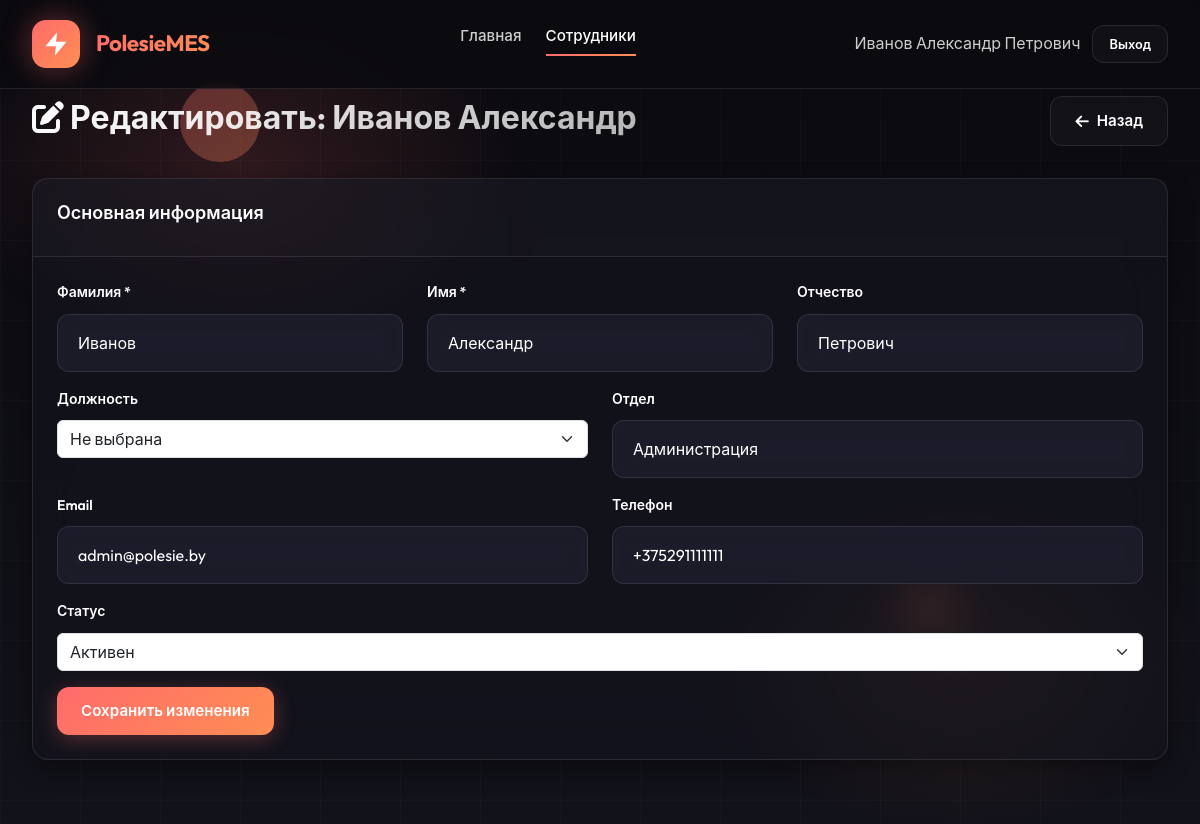
The app's page /modules/employees/edit.php?id=2 (signed in) with its own data.
### tables this page shows
CREATE TABLE staff (
    id INT AUTO_INCREMENT PRIMARY KEY,
    employee_code VARCHAR(20) UNIQUE NOT NULL,
    username VARCHAR(50) UNIQUE,
    password VARCHAR(255),
    first_name VARCHAR(50) NOT NULL,
    last_name VARCHAR(50) NOT NULL,
    middle_name VARCHAR(50),
    position_id INT,
    email VARCHAR(100),
    phone VARCHAR(20),
    department VARCHAR(100),
    role ENUM('admin', 'director', 'manager', 'operator', 'warehouse_keeper') NOT NULL,
    hire_date DATE,
    status ENUM('active', 'vacation', 'sick', 'terminated') DEFAULT 'active',
    is_active BOOLEAN DEFAULT TRUE,
    last_login TIMESTAMP NULL,
    created_at TIMESTAMP DEFAULT CURRENT_TIMESTAMP,
    updated_at TIMESTAMP DEFAULT CURRENT_TIMESTAMP ON UPDATE CURRENT_TIMESTAMP,
    FOREIGN KEY (position_id) REFERENCES dictionaries(id)
);

### includes/auth_functions.php (called while the page is built, shortened)
<?php
function isLoggedIn() {
    return true;
}
function hasRole($roles) {
    if (is_string($roles)) {
        $roles = [$roles];
    }
    if (isset($_SESSION['role']) && ($_SESSION['role'] === 'admin' || $_SESSION['role'] === 'director')) {
        return true;
    }
    return in_array($_SESSION['role'], $roles);
}

### includes/helpers.php (called while the page is built, shortened)
<?php
function e($string) {
    return htmlspecialchars($string ?? '', ENT_QUOTES, 'UTF-8');
}

### modules/employees/edit.php (the view, shortened to what this page needs)
<?php
require_once __DIR__ . '/../../includes/auth_functions.php';
require_once __DIR__ . '/../../includes/helpers.php';
$db = getDB();
$id = filter_input(INPUT_GET, 'id', FILTER_VALIDATE_INT);
$stmt = $db->prepare("SELECT * FROM staff WHERE id = ?");
$stmt->execute([$id]);
$employee = $stmt->fetch();
?>
<!DOCTYPE html>
<html lang="ru">
<head>
    <link href="https://cdn.jsdelivr.net/npm/bootstrap@5.3.0/dist/css/bootstrap.min.css" rel="stylesheet">
    <link href="https://cdnjs.cloudflare.com/ajax/libs/font-awesome/6.4.0/css/all.min.css" rel="stylesheet">
    <link rel="stylesheet" href="<?= APP_URL ?>/assets/css/common-style.css">
</head>
<body>
    <div class="particles-container"><div class="particle"></div><div class="particle"></div></div>
    <div class="glow-overlay"></div>
    <div class="grid-overlay"></div>
    <nav class="navbar">
        <a href="<?= APP_URL ?>" class="nav-brand">
            <div class="brand-logo"><svg viewBox="0 0 24 24"><path d="M13 2L3 14h9l-1 8 10-12h-9l1-8z"/></svg></div>
            <span class="brand-name">PolesieMES</span>
        </a>
        <ul class="nav-menu">
            <li><a href="<?= APP_URL ?>/modules/dashboard/index.php" class="nav-link">Главная</a></li>
            <?php if (hasRole('admin')): ?>
            <li><a href="index.php" class="nav-link active">Сотрудники</a></li>
            <?php endif; ?>
        </ul>
        <div class="user-menu">
            <span style="color: var(--text-secondary);"><?= e($_SESSION['full_name']) ?></span>
            <a href="<?= APP_URL ?>/modules/auth/logout.php" class="btn-logout">Выход</a>
        </div>
    </nav>
    <div class="main-content">
        <div class="page-header">
            <div class="page-title">
                <h1><i class="fas fa-edit"></i> Редактировать: <?= e($employee['last_name']) ?> <?= e($employee['first_name']) ?></h1>
            </div>
            <a href="view.php?id=<?= $id ?>" class="btn-secondary-custom"><i class="fas fa-arrow-left"></i> Назад</a>
        </div>
        <div class="card">
            <div class="card-header"><div class="card-title">Основная информация</div></div>
            <div class="card-body">
                <form method="POST">
                    <div class="row">
                        <div class="col-md-4 mb-3">
                            <label class="form-label">Фамилия *</label>
                            <input type="text" name="last_name" class="form-control" value="<?= e($employee['last_name']) ?>" required>
                        </div>
                        <div class="col-md-4 mb-3">
                            <label class="form-label">Имя *</label>
                            <input type="text" name="first_name" class="form-control" value="<?= e($employee['first_name']) ?>" required>
                        </div>
                        <div class="col-md-4 mb-3">
                            <label class="form-label">Отчество</label>
                            <input type="text" name="middle_name" class="form-control" value="<?= e($employee['middle_name']) ?>">
                        </div>
                    </div>
                    <div class="row">
                        <div class="col-md-6 mb-3">
                            <label class="form-label">Должность</label>
                            <select name="position_id" class="form-select">
                                <option value="">Не выбрана</option>
                            </select>
                        </div>
                        <div class="col-md-6 mb-3">
                            <label class="form-label">Отдел</label>
                            <input type="text" name="department" class="form-control" value="<?= e($employee['department']) ?>">
                        </div>
                    </div>
                    <div class="row">
                        <div class="col-md-6 mb-3">
                            <label class="form-label">Email</label>
                            <input type="email" name="email" class="form-control" value="<?= e($employee['email']) ?>">
                        </div>
                        <div class="col-md-6 mb-3">
                            <label class="form-label">Телефон</label>
                            <input type="text" name="phone" class="form-control" value="<?= e($employee['phone']) ?>">
                        </div>
                    </div>
                    <div class="mb-3">
                        <label class="form-label">Статус</label>
                        <select name="status" class="form-select">
                            <option value="active" <?= $employee['status'] == 'active' ? 'selected' : '' ?>>Активен</option>
                        </select>
                    </div>
                    <button type="submit" class="btn-primary-custom">Сохранить изменения</button>
                </form>
            </div>
        </div>
    </div>
</body>
</html>

### records on screen
staff: last_name "Иванов", first_name "Александр", middle_name "Петрович", department "Администрация", email "admin@polesie.by", phone "+375291111111", status "Активен"

### other values on screen
$_SESSION['full_name'] "Иванов Александр Петрович"
